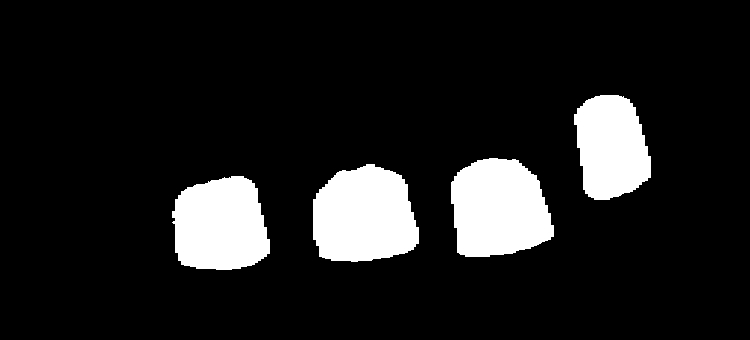
#> input picture 7sem/maski/09aefeec-e05f-11e8-87a6-0242ac1c0002.jpg, 750 x 340 px; its folder holds 4 pictures in this run
$ python hw.py
#> lines starting #> are read from the running program, lines starting #| are printed output that depends on the picture; pictures that were not available may be replaced by others from this repository, and a replacement may not be noted
import os
import numpy as np
import cv2
import matplotlib.pyplot as plt

path_nails = 'nails'
path_labels = 'maski'
nails = os.listdir(path_nails)
#labels = os.listdir(path_labels)

def task(length):
#> in generator, im2 is the input picture: shape (340, 750, 3); min 0, max 255, mean 30.2
  def func_selection(img1, img2, ind):
    #ind = np.random.randint(0,4)
    def rotate(img1, img2):
      angle = np.random.randint(0,361)
      h, w, d = img1.shape
#> h = 340; w = 750; d = 3
      center = (h / 2, w / 2)
#> center = (170, 375)

      rot_mat = cv2.getRotationMatrix2D(center, angle, 1.0)

      rotated1 = cv2.warpAffine(img1, rot_mat, (h, w))
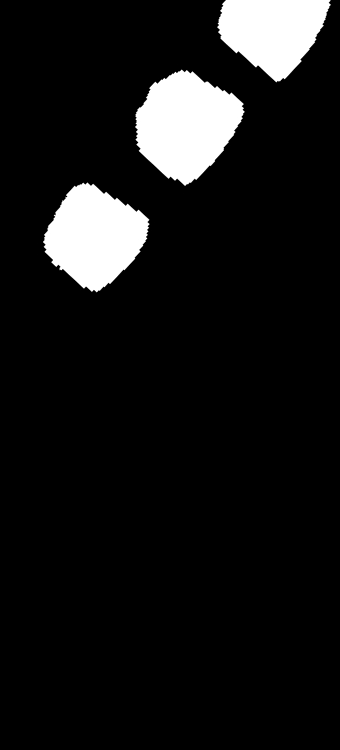
#> rotated1: shape (750, 340, 3); min 0, max 255, mean 22.1
      rotated2 = cv2.warpAffine(img2, rot_mat, (h, w))

      return rotated1, rotated2

    def flip(img1,img2):
      axis = np.random.randint(0,2)
#> axis = 1
      flip1 = cv2.flip(img1, axis)
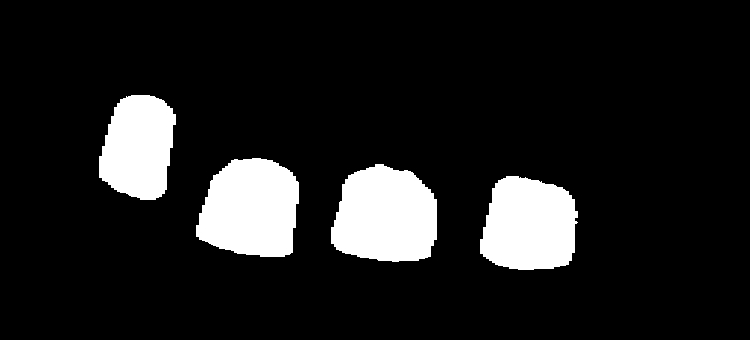
#> flip1: shape (340, 750, 3); min 0, max 255, mean 30.2
      flip2 = cv2.flip(img2, axis)

      return flip1, flip2

    def crop(img1, img2):
      h, w, d = img1.shape
#> h = 340; w = 750; d = 3
      bbox = np.random.randint(0, min(h,w), size=4)  # x, y, w, h
#> bbox = [192, 323, 251, 195]
      crop1 = img1[bbox[1]:bbox[1] + bbox[3], bbox[0]:bbox[0] + bbox[2]]
      crop2 = img2[bbox[1]:bbox[1] + bbox[3], bbox[0]:bbox[0] + bbox[2]]

      return crop1, crop2

    def blur(img1, img2):
      k = np.random.randint(0,30) * 2 + 1
#> k = 15
      blur1 = cv2.GaussianBlur(img1, (k,k), 3)
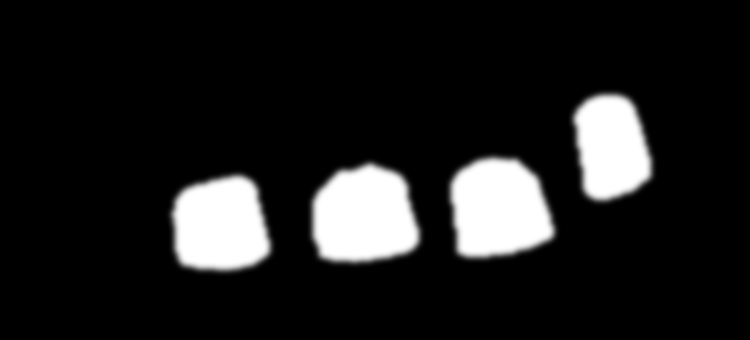
#> blur1: shape (340, 750, 3); min 0, max 255, mean 30.2
      blur2 = cv2.GaussianBlur(img2, (k,k), 3)

      return blur1, blur2

    f = [rotate(img1,img2), flip(img1,img2), crop(img1,img2), blur(img1,img2)]
    return f[ind]

  def generator(l, nails):
    arr = nails.copy()
    np.random.shuffle(arr)
    _nails = []
    _labels = []
    ind = np.random.randint(0,4)
    for i in range(l):
#> (the run stopped early here; a loop or call above may not have finished)
